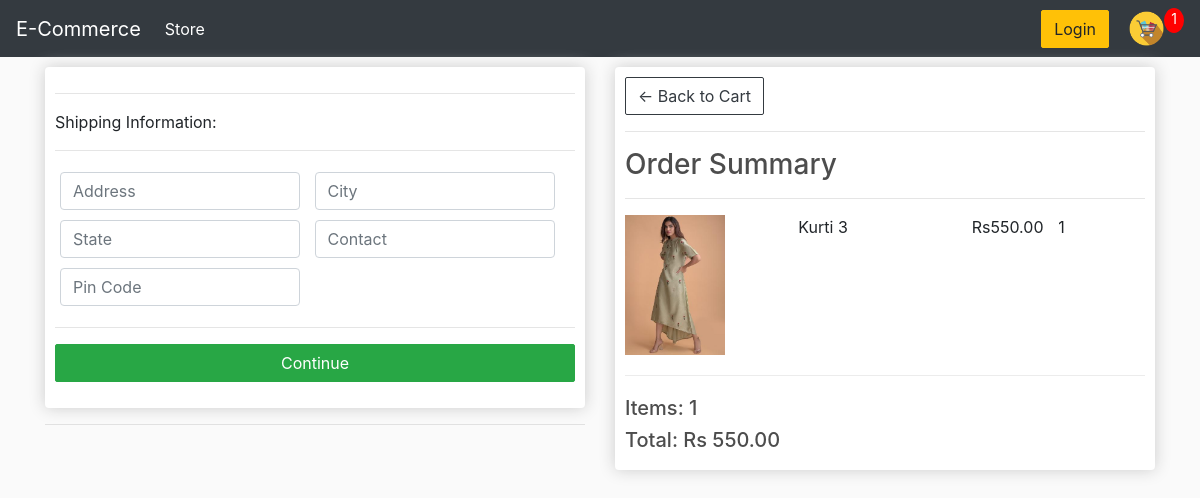
The page /checkout/ (signed in) on the database its author committed.
### store/models.py (models this page shows, shortened)
class OrderItem(models.Model):
    product = models.ForeignKey(Product, on_delete=models.SET_NULL, blank=True, null=True)
    order = models.ForeignKey(Order, on_delete=models.SET_NULL, blank=True, null=True)
    quantity = models.IntegerField(default=0, null=True, blank=True)
    date_added = models.DateTimeField(auto_now_add=True)
    @property
    def get_total(self):
        total = self.product.price*self.quantity
        return total

class Product(models.Model):
    name = models.CharField(max_length=200, null=True)
    price = models.DecimalField(max_digits=7,decimal_places=2)
    digital = models.BooleanField(default=False, null=True, blank=False)
    image = models.ImageField(null=True, blank=True)
    @property
    def imageURL(self):
        try :
            url = self.image.url
        except:
            url = ''
        return url

class Order(models.Model):
    customer = models.ForeignKey(Customer, on_delete=models.SET_NULL, blank=True, null=True)
    date_ordered = models.DateTimeField(auto_now_add=True)
    complete = models.BooleanField(default=False, null=True, blank=False)
    transaction_id = models.CharField(max_length=200, null=True)
    @property
    def shipping(self):
        shipping = False
        orderitems = self.orderitem_set.all()
        for i  in orderitems:
            if i.product.digital == False:
                shipping = True
        return shipping
    @property
    def get_cart_total(self):
        orderitems = self.orderitem_set.all()
        total = sum([item.get_total for item in orderitems])
        return total
    @property
    def get_cart_items(self):
        orderitems = self.orderitem_set.all()
        total = sum([item.quantity for item in orderitems])
        return total

### store/views.py (the view)
# urls.py: path('checkout/', views.checkout, name ='checkout'),
def checkout(request):
    data = cartData(request)
    cartItems = data['cartItems']
    order = data['order']
    items = data['items']
    context = {'items':items,'order':order,'cartItems':cartItems}
    return render (request,'store/checkout.html' , context)

### store/utils.py (called while the page is built)
def cartData(request):
    if request.user.is_authenticated:
        customer = request.user.customer
        order, created = Order.objects.get_or_create(customer= customer, complete= False)
        items = order.orderitem_set.all()
        cartItems = order.get_cart_items
    else:
        cookieData = cookieCart(request)
        cartItems = cookieData['cartItems']
        order = cookieData['order']
        items = cookieData['items']
    return {'cartItems':cartItems, 'order':order,'items':items}

### store/templates/store/checkout.html (shortened to what this page needs)
{% extends 'store/Main.html' %}
{% load static %}
{% block content%}
<html>
    <link rel="stylesheet" type="text/css" href="{% static 'css/styles.css' %}">
<body>
    <div class="row">
        <div class="col-lg-6">
            <div class="box-element" id="form-wrapper">
                <form id="form">
                    <div id="shipping-info">
                        <hr>
                        <p>Shipping Information:</p><hr>
                        <div class="form-field">
                            <input class="form-control" type="text" name="address" placeholder="Address">
                        </div>
                        <div class="form-field">
                            <input class="form-control" type="text" name="city" placeholder="City">
                        </div>
                        <div class="form-field">
                            <input class="form-control" type="text" name="state" placeholder="State">
                        </div>
                        <div class="form-field">
                            <input class="form-control" type="text" name="contact" placeholder="Contact">
                        </div>
                        <div class="form-field">
                            <input class="form-control" type="text" name="pincode" placeholder="Pin Code">
                        </div>
                    </div>
                    <hr>
                    <input id="form-button" class="btn btn-success btn-block" type="submit" value="Continue">
                </form>
            </div>
            <hr>
        </div>
        <div class="col-lg-6">
            <div class="box-element">
                <a class="btn btn-outline-dark" href="{% url 'cart'%}">&#x2190; Back to Cart</a>
                <hr>
                <h3>Order Summary</h3>
                <hr>
                {% for item in items %}
                <div class="cart-row">
                    <div style="flex: 2"><img class="row-image" src="{{item.product.imageURL}}"></div>
                    <div style="flex: 2">{{item.product.name}}</div>
                    <div style="flex: 1">Rs{{item.product.price|floatformat:2}}</div>
                    <div style="flex: 1"><p>{{item.quantity}}</p></div>
                </div>
                {% endfor %}
                <h5>Items: {{order.get_cart_items}}</h5>
                <h5>Total: Rs {{order.get_cart_total|floatformat:2}}</h5>
            </div>
        </div>
    </div>
</body>
</html>
{% endblock content %}

### static/css/styles.css (style rules this page uses)
body { background-color: hsl(0, 0%, 98%); }
h1,h2,h3,h4,h5,h6 { color:hsl(0, 0%, 30%); }
.box-element { box-shadow:hsl(0, 0%, 80%) 0 0 16px; background-color: #fff; border-radius: 4px; padding: 10px; }
.col-lg-4, .col-lg-6, .col-lg-8, .col-lg-12 { margin-top: 10px; }
.btn { border-radius: 2px; transition: .25s; align-items: center; justify-content: center; position: relative; }
.row-image { width: 100px; }
.form-field { width:250px; display: inline-block; padding: 5px; }
.cart-row { display: flex; align-items: flex-stretch; padding-bottom: 20px; margin-bottom: 20px; border-bottom: 1px solid #ececec; }

### rows shown on the page
OrderItem: product.imageURL (picture), product.name "Kurti 3", product.price "550.00", quantity "1"
Order: get_cart_items "1", get_cart_total "550.00"

### other values the page prints
{{ cartItems }} "1"
